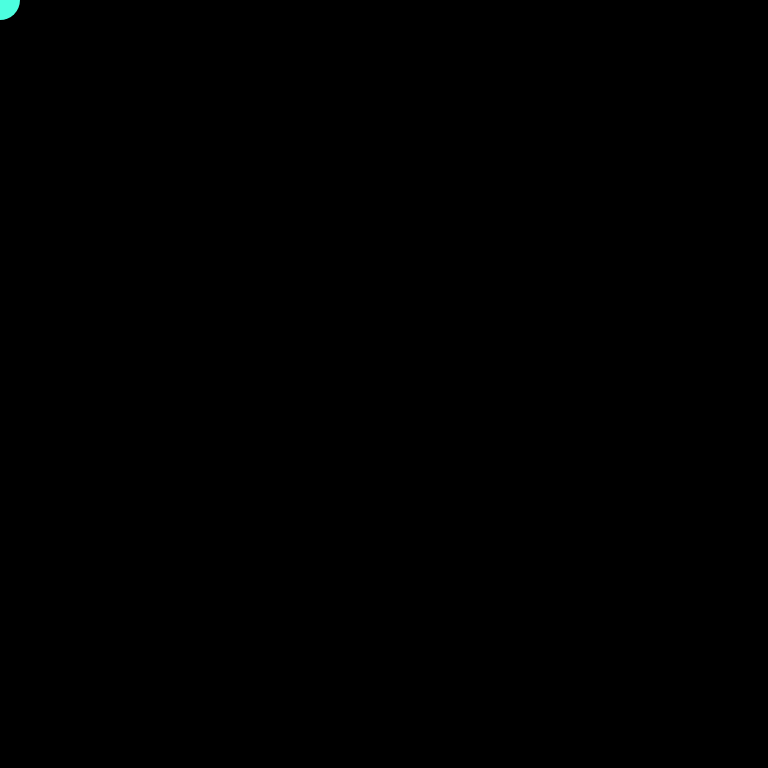
Frame 1 (no input)
Frame 60 (no input): identical to frame 1, image omitted
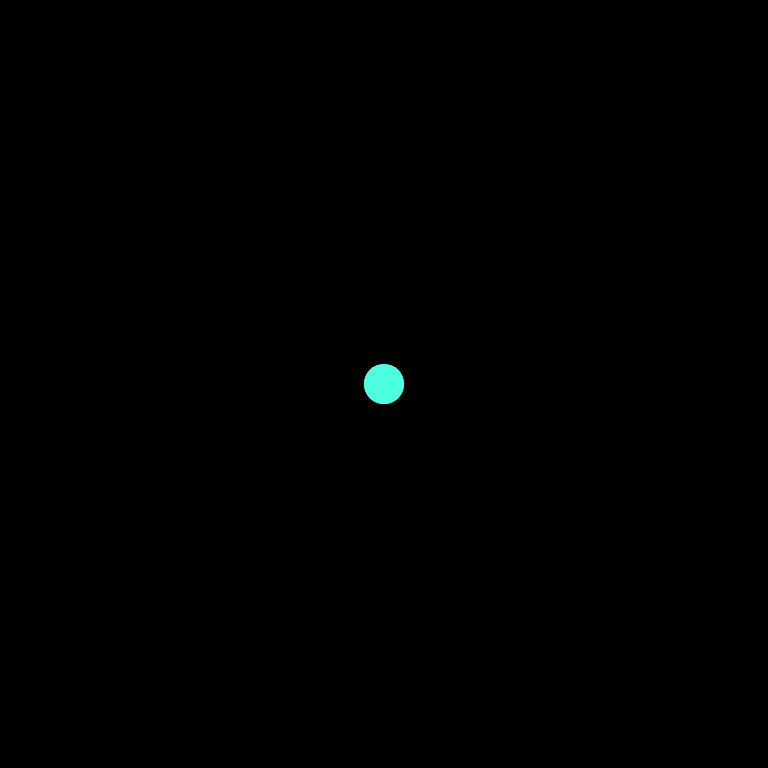
Frame 120 (the mouse pressed at the canvas centre since frame 60)

The p5.js sketch that drew these frames (run headless with seeded random() and noise() and a simulated clock; from frame 60 on, the mouse is pressed at the canvas centre):

// p5.js sketch
// ── sketch.js
var brush;
var brush_w;
var color;
var black;

var shap_ind;

var hue_slider;
var sat_slider;
var val_slider;

var circles;
var squares;
var triangles;

function setup(){
	let canv = createCanvas(768, 768);
	let canv_pos = canv.position();
	colorMode(HSB, 255);
	black = color(0, 0, 0);
	background(black);

	color = 0;
	brush = "circle";
	brush_w = 40;

	hue_slider = createSlider(0, 255, 120);
	hue_slider.position(canv_pos.x, canv_pos.y-width/15);

	sat_slider = createSlider(0, 255, 255*0.7);
	sat_slider.position(canv_pos.x + 200, canv_pos.y-width/15);

	val_slider = createSlider(0, 255, 255);
	val_slider.position(canv_pos.x + 400, canv_pos.y-width/15);

	circles = [];
	squares = [];
	triangles = [];
}

function draw(){
	background(black);
	noStroke();
	
	draw_shapes();

	get_color(color);
	switch(brush){
		case "circle":
			circle(mouseX, mouseY, brush_w);
			break;
		case "square":
			square(mouseX-brush_w/2, mouseY-brush_w/2, brush_w);
			break;
		case "triangle":
			triangle(mouseX, mouseY-brush_w/2, mouseX-brush_w/2, mouseY+brush_w/2, mouseX+brush_w/2, mouseY+brush_w/2);
			break;
	}
}

function draw_shapes(){
	for(let i = 0; i < circles.length; i++){
		let cshap = circles[i];
		get_color(cshap[3]);
		circle(cshap[0], cshap[1], cshap[2]);
	}
	for(let i = 0; i < squares.length; i++){
		let cshap = squares[i];
		get_color(cshap[3]);
		square(cshap[0]-cshap[2]/2, cshap[1]-cshap[2]/2, cshap[2]);
	}
	for(let i = 0; i < triangles.length; i++){
		let cshap = triangles[i];
		get_color(cshap[3]);
		triangle(cshap[0], cshap[1]-cshap[2]/2, cshap[0]-cshap[2]/2, cshap[1]+cshap[2]/2, cshap[0]+cshap[2]/2, cshap[1]+cshap[2]/2);
	}
}

function get_color(col_num){
	switch(col_num){
		case 0:
			fill(hue_slider.value(), sat_slider.value(), val_slider.value());
			break;
		case 1:
			fill((hue_slider.value()+(255*0.3))%256, sat_slider.value(), val_slider.value());
			break;
		case 2:
			fill((hue_slider.value()+(255*0.6))%256, sat_slider.value(), val_slider.value());
			break;
	}
}

function clear_shapes(){
	while(!circles.length == 0){
		circles.pop();
	}
	while(!squares.length == 0){
		squares.pop();
	}
	while(!circles.length == 0){
		triangles.pop();
	}
}

function keyPressed(){
	switch(key){
		case '1':
			brush = "circle";
			break;
		case '2':
			brush = "square";
			break;
		case '3':
			brush = "triangle";
			break;

		case '4':
			color = 0;
			break;
		case '5':
			color = 1;
			break;
		case '6':
			color = 2;
			break;

		case 'c':
			clear_shapes();
			break;
	}

	let inc = 10;
	switch(keyCode){
		case LEFT_ARROW:
			brush_w -= inc;
			break;
		case RIGHT_ARROW:
			brush_w += inc;
			break;
	}
}

function mousePressed(){
	if(mouseButton === LEFT){
		switch(brush){
			case "circle":
				circles.push([mouseX, mouseY, brush_w, color]);
				break;
			case "square":
				squares.push([mouseX, mouseY, brush_w, color]);
				break;
			case "triangle":
				triangles.push([mouseX, mouseY, brush_w, color]);
				break;
		}
	}
}
